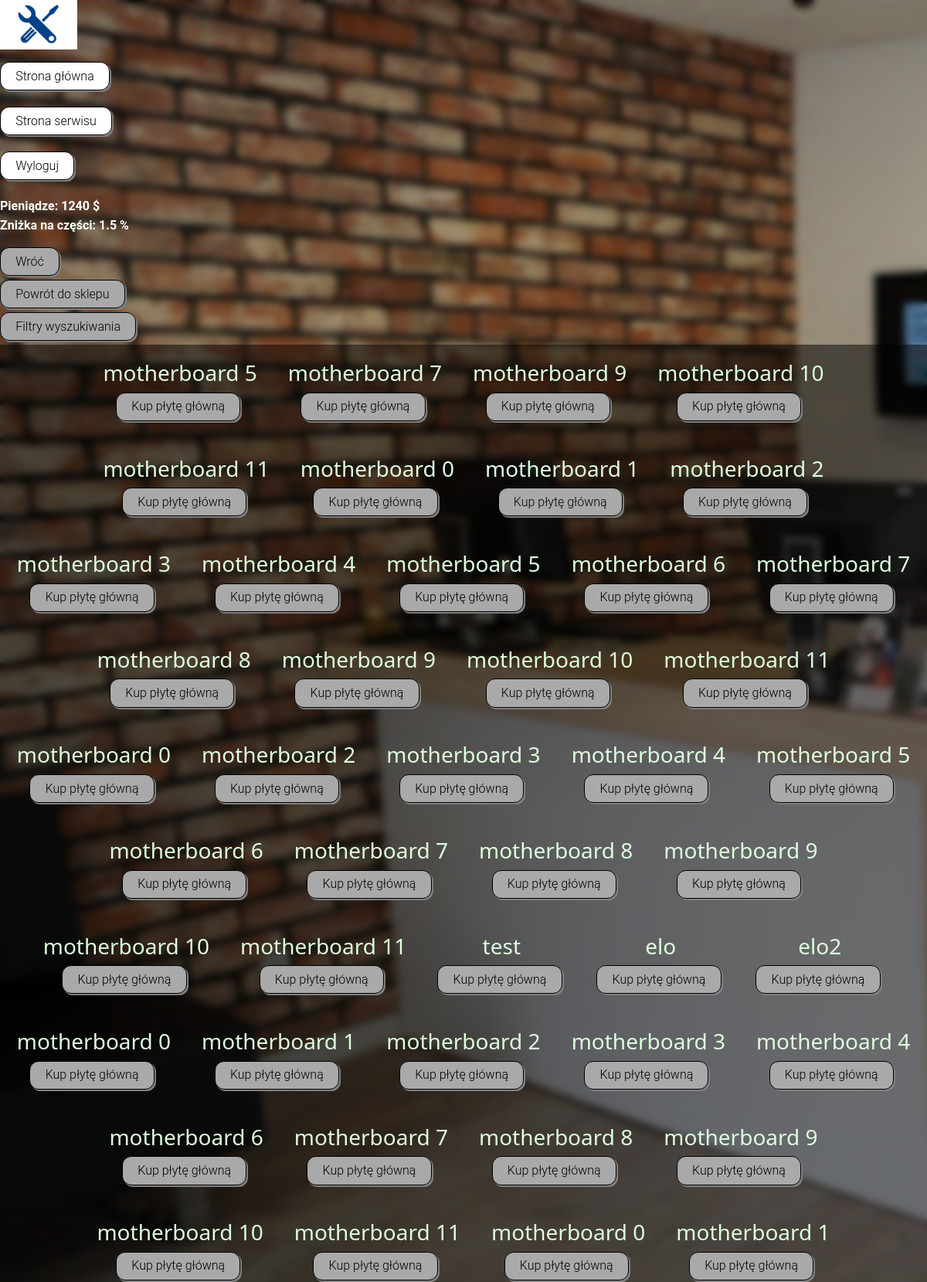
Screenshot of /game/shop/motherboards (signed in, upper part) with the database file from the repository.
### service_app/models.py (models this page shows, shortened)
class MotherBoard(models.Model):
    name = models.CharField(max_length=64)
    size = models.CharField(max_length=15, choices=MOTHERBOARD_SIZES)
    socket = models.CharField(max_length=15, choices=SOCKET_CHOICES)
    ram_slots = models.PositiveSmallIntegerField(default=2)
    memory_type = models.CharField(max_length=5, choices=MEMORY_TYPES)
    memory_frequency_lowest = models.PositiveSmallIntegerField()
    memory_frequency_highest = models.PositiveSmallIntegerField()
    m2_disc_slots = models.PositiveSmallIntegerField(default=1)
    sata_disc_slots = models.PositiveSmallIntegerField(default=1)
    usb_amount = models.PositiveSmallIntegerField(default=4)
    PCI_slots = models.PositiveSmallIntegerField(default=1)
    PCI_express_slots = models.PositiveSmallIntegerField(default=1)
    has_RGB = models.BooleanField(default=False)
    user = models.ForeignKey(User_auth, on_delete=models.CASCADE, null=True)
    price = models.FloatField(default=0)

### shop/views.py (the view, shortened to what this page needs)
# urls.py: path('motherboards', MotherBoardList.as_view()),
class MotherBoardList(LoginRequiredMixin, View):
    login_url = '/accounts/login/'
    def get(self, request):
        motherboards = MotherBoard.objects.filter(user=None)
        wallet = Wallet.objects.get(user=request.user).money_amount
        level = Level.objects.get(user=request.user).discount * 100
        return render(request, 'shop_lists/shop_motherboards_list.html', {'motherboards': motherboards,
                                                                          'wallet': wallet,
                                                                          'discount': level})

### templates/shop_lists/shop_motherboards_list.html (shortened to what this page needs)
<!DOCTYPE html>
<html lang="en">
<head>
    {% load static %}
    <link href="https://cdn.jsdelivr.net/npm/bootstrap@5.1.2/dist/css/bootstrap.min.css" rel="stylesheet"
>
    <link rel="stylesheet" type=text/css href="{% static "game/service_style.css" %}">
</head>
<body>
{% include 'navbar_2.html' %}
<b>Pieniądze: {{ wallet }} $</b>
<p><b>Zniżka na części: {{ discount }} %</b></p>
<input type="button" value="Wróć" onclick="history.back()"><br>
<input type="button" value="Powrót do sklepu" onclick="location.href='/game/shop/'"><br>
<input type="button" data-bs-toggle="modal" value="Filtry wyszukiwania" data-bs-target="#popup">
<section>
    {% for motherboard in motherboards %}
        <article>
            <h3>{{ motherboard.name }}</h3>
            <input type="button" value="Kup płytę główną"
                   onclick="location.href='/game/shop/motherboard_buy/{{ motherboard.pk }}';">
        </article>
    {% endfor %}
</section>
</body>
</html>

### game/static/game/service_style.css (style rules this page uses)
input[type='button'] { display: inline-block; padding: 0.35em 1.2em; border: 1px solid black; margin: 0 0.3em 0.3em 0; border-radius: 12px; box-sizing: border-box; text-decoration: none; font-family: 'Roboto', sans-serif; font-weight: 300; color: black; cursor: pointer; box-shadow: 2px 2px gray; background-color: darkgray; transition-duration: 0.4s; }
section { display: flex; justify-content: center; flex-direction: row; flex-wrap: wrap; overflow: auto; color: #ddffdd; background-color: rgba(0, 0, 0, 0.5) }
article { margin: 20px; overflow: hidden; text-align: center; }
b { color: white; font-family: "Roboto", "Lucida Grande", "DejaVu Sans", "Bitstream Vera Sans", Verdana, Arial, sans-serif; }
body { height: 100%; width: 100%; background-image: url("wallpapers/game_page.jpg"); background-size: cover; backdrop-filter: blur(5px); }

### rows the page displays
MotherBoard: name "motherboard 5"
MotherBoard: name "motherboard 7"
MotherBoard: name "motherboard 9"
MotherBoard: name "motherboard 10"
MotherBoard: name "motherboard 11"
MotherBoard: name "motherboard 0"
MotherBoard: name "motherboard 1"
MotherBoard: name "motherboard 2"
MotherBoard: name "motherboard 3"
MotherBoard: name "motherboard 4"
MotherBoard: name "motherboard 5"
MotherBoard: name "motherboard 6"
MotherBoard: name "motherboard 7"
MotherBoard: name "motherboard 8"
MotherBoard: name "motherboard 9"
MotherBoard: name "motherboard 10"
MotherBoard: name "motherboard 11"
MotherBoard: name "motherboard 0"
MotherBoard: name "motherboard 2"
MotherBoard: name "motherboard 3"
MotherBoard: name "motherboard 4"
MotherBoard: name "motherboard 5"
MotherBoard: name "motherboard 6"
MotherBoard: name "motherboard 7"
MotherBoard: name "motherboard 8"
MotherBoard: name "motherboard 9"
MotherBoard: name "motherboard 10"
MotherBoard: name "motherboard 11"
MotherBoard: name "test"
MotherBoard: name "elo"
MotherBoard: name "elo2"
MotherBoard: name "motherboard 0"
MotherBoard: name "motherboard 1"
MotherBoard: name "motherboard 2"
MotherBoard: name "motherboard 3"
MotherBoard: name "motherboard 4"
MotherBoard: name "motherboard 6"
MotherBoard: name "motherboard 7"
MotherBoard: name "motherboard 8"
MotherBoard: name "motherboard 9"
MotherBoard: name "motherboard 10"
MotherBoard: name "motherboard 11"
MotherBoard: name "motherboard 0"
MotherBoard: name "motherboard 1"

### other values shown
{{ wallet }} "1240"
{{ discount }} "1.5"
